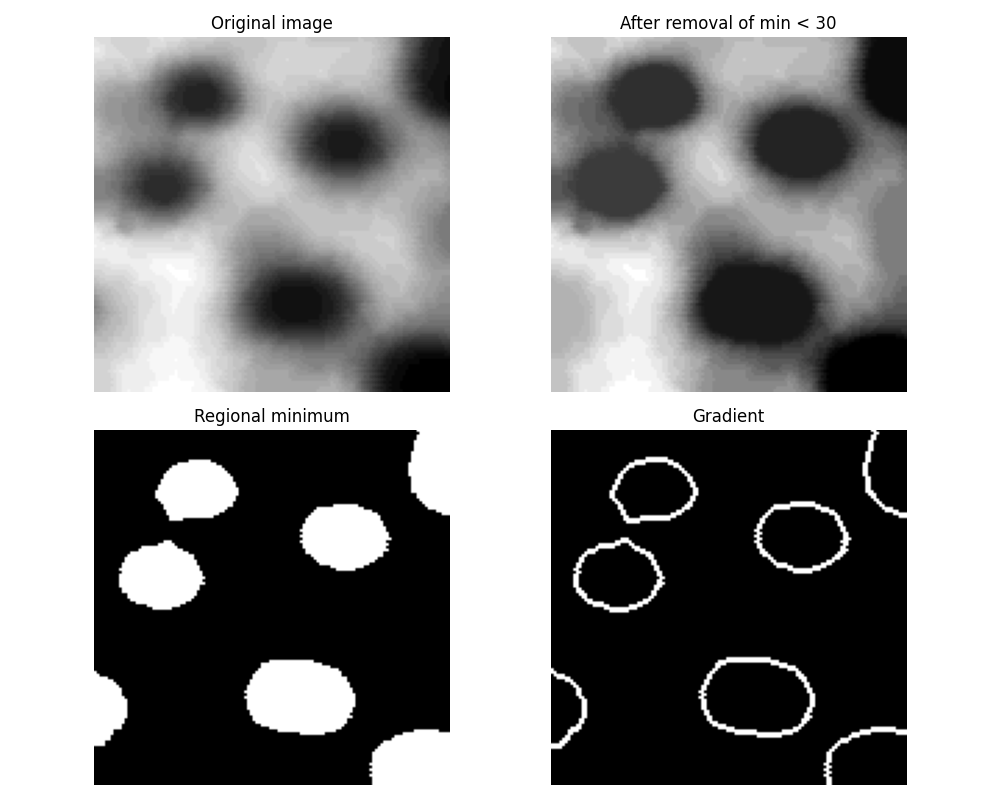

Python code for this plot:
import os
import sys
import matplotlib.pyplot as plt
import ia870 as ia
from skimage.io import imread
from libDIPUM.data_path import dip_data

# Parameters
h = 30
bc8 = ia.iasebox()

# Data
image_path = dip_data('Fig1056(a)(blob_original).tif')
f = imread(image_path)
# Marker detection
f3 = ia.iahmin(f, h, bc8)   # HMin filter
m3 = ia.iaregmin(f3, bc8)   # Regional minima

# Morphological gradient
x = ia.iagradm(m3)

# Display
fig = plt.figure(figsize=(10, 8))

ax = fig.add_subplot(2, 2, 1)
ax.imshow(f, cmap='gray')
ax.set_title('Original image')
ax.axis('off')

ax = fig.add_subplot(2, 2, 2)
ax.imshow(f3, cmap='gray')
ax.set_title('After removal of min < 30')
ax.axis('off')

ax = fig.add_subplot(2, 2, 3)
ax.imshow(m3, cmap='gray')
ax.set_title('Regional minimum')
ax.axis('off')

ax = fig.add_subplot(2, 2, 4)
ax.imshow(x, cmap='gray')
ax.set_title('Gradient')
ax.axis('off')

plt.tight_layout()
plt.savefig('Figure1062.png')
print('Saved Figure1062.png')
plt.show()
